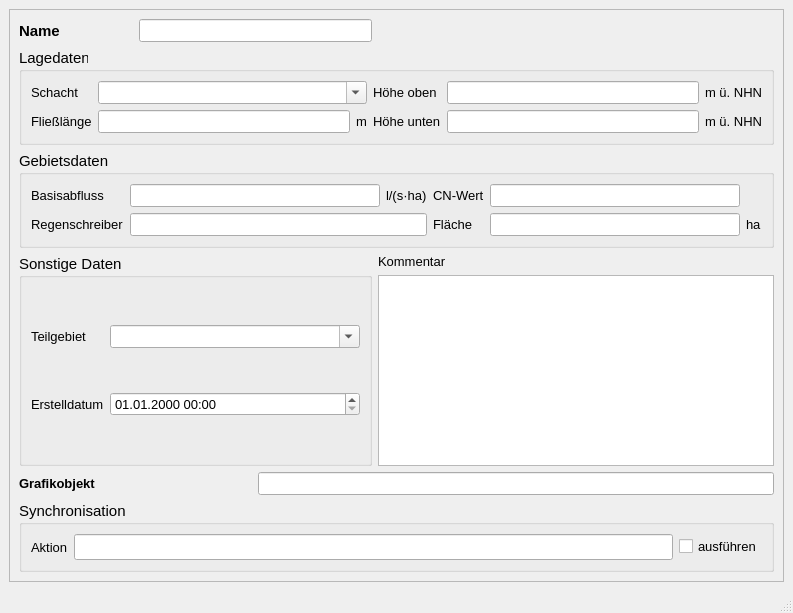
<?xml version="1.0" encoding="UTF-8"?>
<ui version="4.0">
 <class>MainWindow</class>
 <widget class="QMainWindow" name="MainWindow">
  <property name="enabled">
   <bool>true</bool>
  </property>
  <property name="geometry">
   <rect>
    <x>0</x>
    <y>0</y>
    <width>793</width>
    <height>613</height>
   </rect>
  </property>
  <property name="minimumSize">
   <size>
    <width>520</width>
    <height>500</height>
   </size>
  </property>
  <property name="font">
   <font>
    <family>Tahoma</family>
    <pointsize>10</pointsize>
   </font>
  </property>
  <property name="windowTitle">
   <string>Aussengebiete gem. HYSTEM-EXTRAN</string>
  </property>
  <widget class="QWidget" name="centralwidget">
   <layout class="QGridLayout" name="gridLayout">
    <item row="0" column="0">
     <widget class="QScrollArea" name="scrollArea">
      <property name="widgetResizable">
       <bool>true</bool>
      </property>
      <widget class="QWidget" name="scrollAreaWidgetContents">
       <property name="geometry">
        <rect>
         <x>0</x>
         <y>0</y>
         <width>769</width>
         <height>536</height>
        </rect>
       </property>
       <layout class="QGridLayout" name="gridLayout_2">
        <item row="0" column="0">
         <widget class="QLabel" name="label">
          <property name="font">
           <font>
            <family>Tahoma</family>
            <pointsize>11</pointsize>
            <weight>75</weight>
            <bold>true</bold>
           </font>
          </property>
          <property name="text">
           <string>Name</string>
          </property>
         </widget>
        </item>
        <item row="0" column="1" colspan="2">
         <widget class="QLineEdit" name="gebnam">
          <property name="toolTip">
           <string>&lt;html&gt;&lt;head/&gt;&lt;body&gt;&lt;p&gt;Eindeutige Bezeichnung&lt;/p&gt;&lt;/body&gt;&lt;/html&gt;</string>
          </property>
          <property name="statusTip">
           <string>Eindeutige Bezeichnung</string>
          </property>
         </widget>
        </item>
        <item row="1" column="0" colspan="4">
         <widget class="QGroupBox" name="groupBox_4">
          <property name="font">
           <font>
            <family>Tahoma</family>
            <pointsize>11</pointsize>
            <weight>50</weight>
            <bold>false</bold>
           </font>
          </property>
          <property name="title">
           <string>Lagedaten</string>
          </property>
          <layout class="QGridLayout" name="gridLayout_3">
           <item row="0" column="0">
            <widget class="QLabel" name="label_20">
             <property name="font">
              <font>
               <family>Tahoma</family>
               <pointsize>10</pointsize>
               <weight>50</weight>
               <bold>false</bold>
              </font>
             </property>
             <property name="text">
              <string>Schacht</string>
             </property>
            </widget>
           </item>
           <item row="0" column="1" colspan="2">
            <widget class="QComboBox" name="schnam">
             <property name="font">
              <font>
               <family>Tahoma</family>
               <pointsize>10</pointsize>
               <weight>50</weight>
               <bold>false</bold>
              </font>
             </property>
             <property name="toolTip">
              <string>&lt;html&gt;&lt;head/&gt;&lt;body&gt;&lt;p&gt;Schacht, an den das Außengebiet angeschlossen ist&lt;/p&gt;&lt;/body&gt;&lt;/html&gt;</string>
             </property>
             <property name="statusTip">
              <string>Schacht, an den das Außengebiet angeschlossen ist</string>
             </property>
             <property name="editable">
              <bool>true</bool>
             </property>
            </widget>
           </item>
           <item row="0" column="3">
            <widget class="QLabel" name="label_12">
             <property name="font">
              <font>
               <family>Tahoma</family>
               <pointsize>10</pointsize>
               <weight>50</weight>
               <bold>false</bold>
              </font>
             </property>
             <property name="text">
              <string>Höhe oben</string>
             </property>
            </widget>
           </item>
           <item row="0" column="4">
            <widget class="QLineEdit" name="hoeheob">
             <property name="font">
              <font>
               <family>Tahoma</family>
               <pointsize>10</pointsize>
               <weight>50</weight>
               <bold>false</bold>
              </font>
             </property>
             <property name="toolTip">
              <string/>
             </property>
             <property name="statusTip">
              <string/>
             </property>
            </widget>
           </item>
           <item row="0" column="5">
            <widget class="QLabel" name="label_13">
             <property name="font">
              <font>
               <family>Tahoma</family>
               <pointsize>10</pointsize>
               <weight>50</weight>
               <bold>false</bold>
              </font>
             </property>
             <property name="text">
              <string>m ü. NHN</string>
             </property>
            </widget>
           </item>
           <item row="1" column="0">
            <widget class="QLabel" name="label_8">
             <property name="font">
              <font>
               <family>Tahoma</family>
               <pointsize>10</pointsize>
               <weight>50</weight>
               <bold>false</bold>
              </font>
             </property>
             <property name="text">
              <string>Fließlänge</string>
             </property>
            </widget>
           </item>
           <item row="1" column="1">
            <widget class="QLineEdit" name="fliessweg">
             <property name="font">
              <font>
               <family>Tahoma</family>
               <pointsize>10</pointsize>
               <weight>50</weight>
               <bold>false</bold>
              </font>
             </property>
             <property name="toolTip">
              <string>&lt;html&gt;&lt;head/&gt;&lt;body&gt;&lt;p&gt;Längster Fließweg&lt;/p&gt;&lt;/body&gt;&lt;/html&gt;</string>
             </property>
             <property name="statusTip">
              <string>Längster Fließweg</string>
             </property>
            </widget>
           </item>
           <item row="1" column="2">
            <widget class="QLabel" name="label_17">
             <property name="font">
              <font>
               <family>Tahoma</family>
               <pointsize>10</pointsize>
               <weight>50</weight>
               <bold>false</bold>
              </font>
             </property>
             <property name="text">
              <string>m</string>
             </property>
            </widget>
           </item>
           <item row="1" column="3">
            <widget class="QLabel" name="label_16">
             <property name="font">
              <font>
               <family>Tahoma</family>
               <pointsize>10</pointsize>
               <weight>50</weight>
               <bold>false</bold>
              </font>
             </property>
             <property name="text">
              <string>Höhe unten</string>
             </property>
            </widget>
           </item>
           <item row="1" column="4">
            <widget class="QLineEdit" name="hoeheun">
             <property name="font">
              <font>
               <family>Tahoma</family>
               <pointsize>10</pointsize>
               <weight>50</weight>
               <bold>false</bold>
              </font>
             </property>
             <property name="toolTip">
              <string/>
             </property>
             <property name="statusTip">
              <string/>
             </property>
            </widget>
           </item>
           <item row="1" column="5">
            <widget class="QLabel" name="label_15">
             <property name="font">
              <font>
               <family>Tahoma</family>
               <pointsize>10</pointsize>
               <weight>50</weight>
               <bold>false</bold>
              </font>
             </property>
             <property name="text">
              <string>m ü. NHN</string>
             </property>
            </widget>
           </item>
          </layout>
         </widget>
        </item>
        <item row="2" column="0" colspan="4">
         <widget class="QGroupBox" name="groupBox_5">
          <property name="font">
           <font>
            <family>Tahoma</family>
            <pointsize>11</pointsize>
            <weight>50</weight>
            <bold>false</bold>
           </font>
          </property>
          <property name="title">
           <string>Gebietsdaten</string>
          </property>
          <layout class="QGridLayout" name="gridLayout_4">
           <item row="0" column="0">
            <widget class="QLabel" name="label_10">
             <property name="font">
              <font>
               <family>Tahoma</family>
               <pointsize>10</pointsize>
               <weight>50</weight>
               <bold>false</bold>
              </font>
             </property>
             <property name="text">
              <string>Basisabfluss</string>
             </property>
            </widget>
           </item>
           <item row="0" column="1">
            <widget class="QLineEdit" name="basisabfluss">
             <property name="font">
              <font>
               <family>Tahoma</family>
               <pointsize>10</pointsize>
               <weight>50</weight>
               <bold>false</bold>
              </font>
             </property>
             <property name="toolTip">
              <string>&lt;html&gt;&lt;head/&gt;&lt;body&gt;&lt;p&gt;Zufluss (konstant oder verknüpft mit einem Zeitmuster)&lt;/p&gt;&lt;/body&gt;&lt;/html&gt;</string>
             </property>
             <property name="statusTip">
              <string>Zufluss (konstant oder verknüpft mit einem Zeitmuster)</string>
             </property>
            </widget>
           </item>
           <item row="0" column="2">
            <widget class="QLabel" name="label_18">
             <property name="font">
              <font>
               <family>Tahoma</family>
               <pointsize>10</pointsize>
               <weight>50</weight>
               <bold>false</bold>
              </font>
             </property>
             <property name="text">
              <string>l/(s·ha)</string>
             </property>
            </widget>
           </item>
           <item row="0" column="3">
            <widget class="QLabel" name="label_4">
             <property name="font">
              <font>
               <family>Tahoma</family>
               <pointsize>10</pointsize>
               <weight>50</weight>
               <bold>false</bold>
              </font>
             </property>
             <property name="text">
              <string>CN-Wert</string>
             </property>
            </widget>
           </item>
           <item row="0" column="4">
            <widget class="QLineEdit" name="cn">
             <property name="font">
              <font>
               <family>Tahoma</family>
               <pointsize>10</pointsize>
               <weight>50</weight>
               <bold>false</bold>
              </font>
             </property>
             <property name="toolTip">
              <string>&lt;html&gt;&lt;head/&gt;&lt;body&gt;&lt;p&gt;runoff curve-number (aus Tabelle i.d.R. 25 - 90)&lt;/p&gt;&lt;/body&gt;&lt;/html&gt;</string>
             </property>
             <property name="statusTip">
              <string>runoff curve-number (aus Tabelle i.d.R. 25 - 90)</string>
             </property>
            </widget>
           </item>
           <item row="1" column="0">
            <widget class="QLabel" name="label_5">
             <property name="font">
              <font>
               <family>Tahoma</family>
               <pointsize>10</pointsize>
               <weight>50</weight>
               <bold>false</bold>
              </font>
             </property>
             <property name="text">
              <string>Regenschreiber</string>
             </property>
            </widget>
           </item>
           <item row="1" column="1" colspan="2">
            <widget class="QLineEdit" name="regenschreiber">
             <property name="font">
              <font>
               <family>Tahoma</family>
               <pointsize>10</pointsize>
               <weight>50</weight>
               <bold>false</bold>
              </font>
             </property>
             <property name="toolTip">
              <string/>
             </property>
             <property name="statusTip">
              <string/>
             </property>
            </widget>
           </item>
           <item row="1" column="3">
            <widget class="QLabel" name="label_9">
             <property name="font">
              <font>
               <family>Tahoma</family>
               <pointsize>10</pointsize>
               <weight>50</weight>
               <bold>false</bold>
              </font>
             </property>
             <property name="text">
              <string>Fläche</string>
             </property>
            </widget>
           </item>
           <item row="1" column="4">
            <widget class="QLineEdit" name="flaeche">
             <property name="enabled">
              <bool>true</bool>
             </property>
             <property name="font">
              <font>
               <family>Tahoma</family>
               <pointsize>10</pointsize>
               <weight>50</weight>
               <italic>true</italic>
               <bold>false</bold>
              </font>
             </property>
             <property name="toolTip">
              <string/>
             </property>
             <property name="statusTip">
              <string/>
             </property>
             <property name="inputMask">
              <string/>
             </property>
             <property name="text">
              <string/>
             </property>
             <property name="readOnly">
              <bool>true</bool>
             </property>
            </widget>
           </item>
           <item row="1" column="5">
            <widget class="QLabel" name="label_21">
             <property name="font">
              <font>
               <family>Tahoma</family>
               <pointsize>10</pointsize>
               <weight>50</weight>
               <bold>false</bold>
              </font>
             </property>
             <property name="text">
              <string>ha</string>
             </property>
            </widget>
           </item>
          </layout>
         </widget>
        </item>
        <item row="3" column="0" rowspan="2" colspan="3">
         <widget class="QGroupBox" name="groupBox_3">
          <property name="font">
           <font>
            <family>Tahoma</family>
            <pointsize>11</pointsize>
           </font>
          </property>
          <property name="title">
           <string>Sonstige Daten</string>
          </property>
          <layout class="QGridLayout" name="gridLayout_5">
           <item row="0" column="0">
            <widget class="QLabel" name="label_14">
             <property name="font">
              <font>
               <family>Tahoma</family>
               <pointsize>10</pointsize>
              </font>
             </property>
             <property name="text">
              <string>Teilgebiet</string>
             </property>
            </widget>
           </item>
           <item row="0" column="1">
            <widget class="QComboBox" name="teilgebiet">
             <property name="font">
              <font>
               <family>Tahoma</family>
               <pointsize>10</pointsize>
              </font>
             </property>
             <property name="toolTip">
              <string>&lt;html&gt;&lt;head/&gt;&lt;body&gt;&lt;p&gt;Zuordnung zu definiertem Teilgebiet&lt;/p&gt;&lt;/body&gt;&lt;/html&gt;</string>
             </property>
             <property name="statusTip">
              <string>Zuordnung zu definiertem Teilgebiet</string>
             </property>
             <property name="editable">
              <bool>true</bool>
             </property>
            </widget>
           </item>
           <item row="1" column="0">
            <widget class="QLabel" name="label_71">
             <property name="font">
              <font>
               <family>Tahoma</family>
               <pointsize>10</pointsize>
              </font>
             </property>
             <property name="text">
              <string>Erstelldatum</string>
             </property>
            </widget>
           </item>
           <item row="1" column="1">
            <widget class="QgsDateTimeEdit" name="createdat">
             <property name="minimumSize">
              <size>
               <width>250</width>
               <height>0</height>
              </size>
             </property>
             <property name="font">
              <font>
               <family>Tahoma</family>
               <pointsize>10</pointsize>
              </font>
             </property>
             <property name="currentSection">
              <enum>QDateTimeEdit::DaySection</enum>
             </property>
             <property name="displayFormat">
              <string>dd.MM.yyyy HH:mm</string>
             </property>
            </widget>
           </item>
          </layout>
         </widget>
        </item>
        <item row="3" column="3">
         <widget class="QLabel" name="label_19">
          <property name="text">
           <string>Kommentar</string>
          </property>
         </widget>
        </item>
        <item row="4" column="3">
         <widget class="QTextEdit" name="kommentar">
          <property name="toolTip">
           <string>&lt;html&gt;&lt;head/&gt;&lt;body&gt;&lt;p&gt;Platz für zusätzliche Kommentare&lt;/p&gt;&lt;/body&gt;&lt;/html&gt;</string>
          </property>
          <property name="statusTip">
           <string>Platz für zusätzliche Kommentare</string>
          </property>
         </widget>
        </item>
        <item row="5" column="0" colspan="2">
         <widget class="QLabel" name="label_22">
          <property name="font">
           <font>
            <family>Tahoma</family>
            <pointsize>10</pointsize>
            <weight>75</weight>
            <bold>true</bold>
           </font>
          </property>
          <property name="text">
           <string>Grafikobjekt</string>
          </property>
         </widget>
        </item>
        <item row="5" column="2" colspan="2">
         <widget class="QLineEdit" name="objekt">
          <property name="toolTip">
           <string>&lt;html&gt;&lt;head/&gt;&lt;body&gt;&lt;p&gt;Textbeschreibung (WKT) des Grafikobjekts&lt;/p&gt;&lt;/body&gt;&lt;/html&gt;</string>
          </property>
          <property name="statusTip">
           <string>Textbeschreibung des Grafikobjekts</string>
          </property>
         </widget>
        </item>
        <item row="6" column="0" colspan="4">
         <widget class="QGroupBox" name="groupBox_sync">
          <property name="font">
           <font>
            <family>Tahoma</family>
            <pointsize>11</pointsize>
           </font>
          </property>
          <property name="title">
           <string>Synchronisation</string>
          </property>
          <layout class="QGridLayout" name="gridLayout_6">
           <item row="0" column="0">
            <widget class="QLabel" name="label_23">
             <property name="font">
              <font>
               <family>Tahoma</family>
               <pointsize>10</pointsize>
              </font>
             </property>
             <property name="text">
              <string>Aktion</string>
             </property>
            </widget>
           </item>
           <item row="0" column="1">
            <widget class="QLineEdit" name="aktion">
             <property name="toolTip">
              <string>&lt;html&gt;&lt;head/&gt;&lt;body&gt;&lt;p&gt;Maßnahme zur Synchronisation&lt;/p&gt;&lt;/body&gt;&lt;/html&gt;</string>
             </property>
             <property name="statusTip">
              <string>Maßnahme zur Synchronisation</string>
             </property>
            </widget>
           </item>
           <item row="0" column="2">
            <widget class="QCheckBox" name="status">
             <property name="font">
              <font>
               <family>Tahoma</family>
               <pointsize>10</pointsize>
              </font>
             </property>
             <property name="toolTip">
              <string>Synchronisation aktivieren</string>
             </property>
             <property name="statusTip">
              <string>Synchronisation aktivieren</string>
             </property>
             <property name="text">
              <string>ausführen</string>
             </property>
            </widget>
           </item>
          </layout>
         </widget>
        </item>
       </layout>
      </widget>
     </widget>
    </item>
   </layout>
  </widget>
  <widget class="QMenuBar" name="menubar">
   <property name="geometry">
    <rect>
     <x>0</x>
     <y>0</y>
     <width>793</width>
     <height>27</height>
    </rect>
   </property>
  </widget>
  <widget class="QStatusBar" name="statusbar"/>
 </widget>
 <customwidgets>
  <customwidget>
   <class>QgsDateTimeEdit</class>
   <extends>QDateTimeEdit</extends>
   <header>qgsdatetimeedit.h</header>
  </customwidget>
 </customwidgets>
 <tabstops>
  <tabstop>gebnam</tabstop>
  <tabstop>schnam</tabstop>
  <tabstop>regenschreiber</tabstop>
  <tabstop>teilgebiet</tabstop>
  <tabstop>createdat</tabstop>
  <tabstop>hoeheob</tabstop>
  <tabstop>hoeheun</tabstop>
  <tabstop>fliessweg</tabstop>
  <tabstop>basisabfluss</tabstop>
  <tabstop>cn</tabstop>
  <tabstop>flaeche</tabstop>
  <tabstop>kommentar</tabstop>
 </tabstops>
 <resources/>
 <connections/>
</ui>
